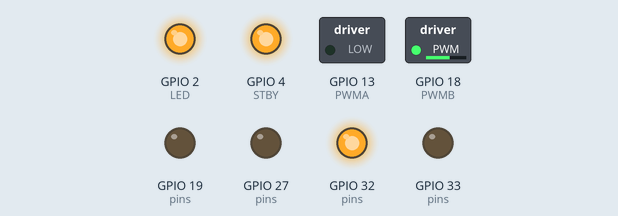
Bench run of a sketch on a simulated ESP32. Shown: switched loads named in the sketch (green lamp = pin HIGH), output pins drawn as LEDs (lit = HIGH). What the sketch prints to the serial monitor is not drawn.

Above: at 0.55 s.
At 4.25 s:
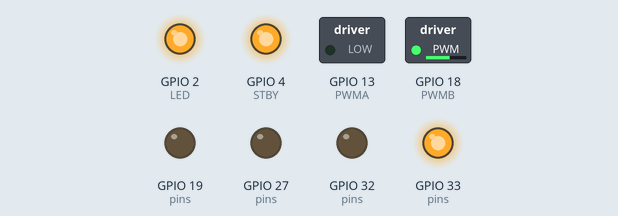
At 7.95 s:
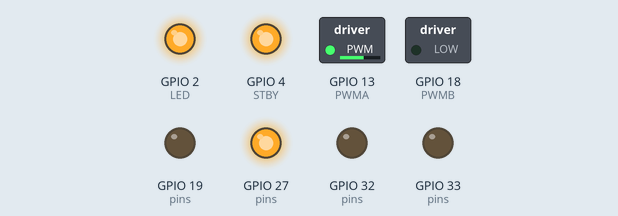
At 11.45 s:
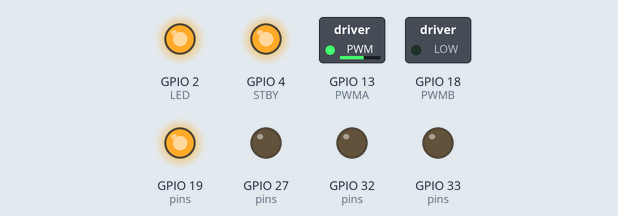
At 15.45 s:
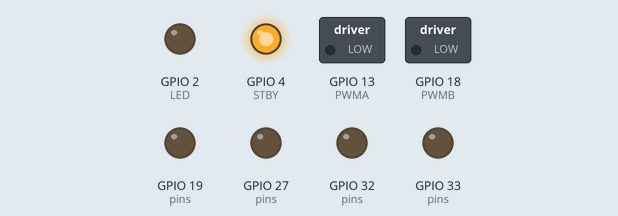
Timing chart, 0 to 20.0 s (numbered marks = the images above):
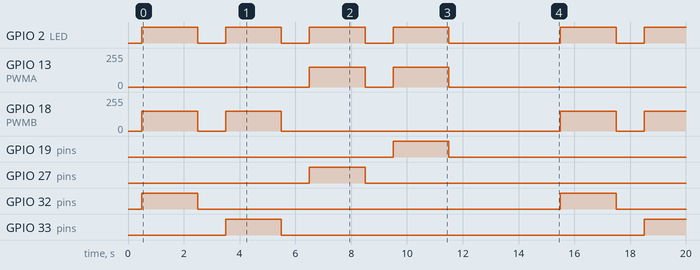

The sketch:

wire_test.ino
```cpp
// Wire test - ESP32 DevKit + TB6612, same pins as rc_car
// Runs each motor output one at a time, slowly, and says on serial (115200) what it is doing.
// With no motors: put the multimeter (DC volts) on A01-A02 or B01-B02 and watch the sign flip.
// With motors: lift the car, watch each wheel.

const int PWMA = 13, AIN1 = 27, AIN2 = 19;
const int PWMB = 18, BIN1 = 32, BIN2 = 33;
const int STBY = 4, LED = 2;

void side(int pwm, int in1, int in2, int dir) {
  digitalWrite(in1, dir > 0 ? HIGH : LOW);
  digitalWrite(in2, dir < 0 ? HIGH : LOW);
  ledcWrite(pwm, dir ? 150 : 0);   // ~60% power
}

void step(const char *what, int pwm, int in1, int in2, int dir) {
  Serial.printf("%-28s", what);
  digitalWrite(LED, HIGH);
  side(pwm, in1, in2, dir);
  delay(2000);
  side(pwm, in1, in2, 0);
  digitalWrite(LED, LOW);
  Serial.println("done");
  delay(1000);
}

void setup() {
  int pins[] = {STBY, AIN1, AIN2, BIN1, BIN2, LED};
  for (int p : pins) { pinMode(p, OUTPUT); digitalWrite(p, LOW); }
  ledcAttach(PWMA, 20000, 8); ledcWrite(PWMA, 0);
  ledcAttach(PWMB, 20000, 8); ledcWrite(PWMB, 0);
  Serial.begin(115200);
  delay(500);
  Serial.println("\n=== TB6612 wire test ===");
  digitalWrite(STBY, HIGH);
}

void loop() {
  step("LEFT  forward  (B01 +)", PWMB, BIN1, BIN2, 1);    // left motor is on B01/B02
  step("LEFT  backward (B01 -)", PWMB, BIN1, BIN2, -1);
  step("RIGHT forward  (A01 +)", PWMA, AIN1, AIN2, 1);
  step("RIGHT backward (A01 -)", PWMA, AIN1, AIN2, -1);
  Serial.println("--- repeat in 3 s ---");
  delay(3000);
}
```

Measured:
- by itself, GPIO 2 (LED): repeats every 15.0 s: 3 × (LOW 1.0 s, HIGH 2.0 s), LOW 4.0 s, HIGH 2.0 s
- by itself, GPIO 13 (PWMA), GPIO 18 (PWMB): repeats every 15.0 s: 0/255 1.0 s, 149/255 2.0 s, 0/255 10.0 s, 149/255 2.0 s
- by itself, GPIO 19 (pins), GPIO 27 (pins), GPIO 32 (pins), GPIO 33 (pins): alternates HIGH for 2.0 s and LOW for 13.0 s
